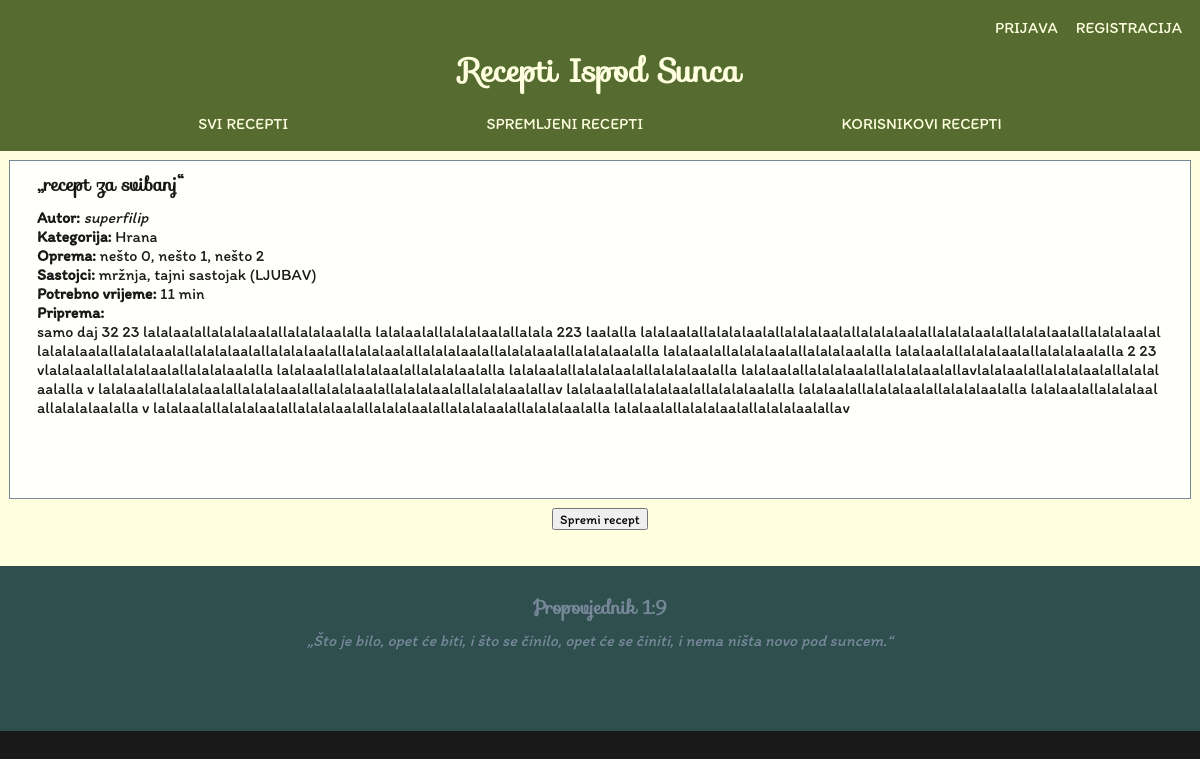
Before: /main/recipe/16/ with the older database file.
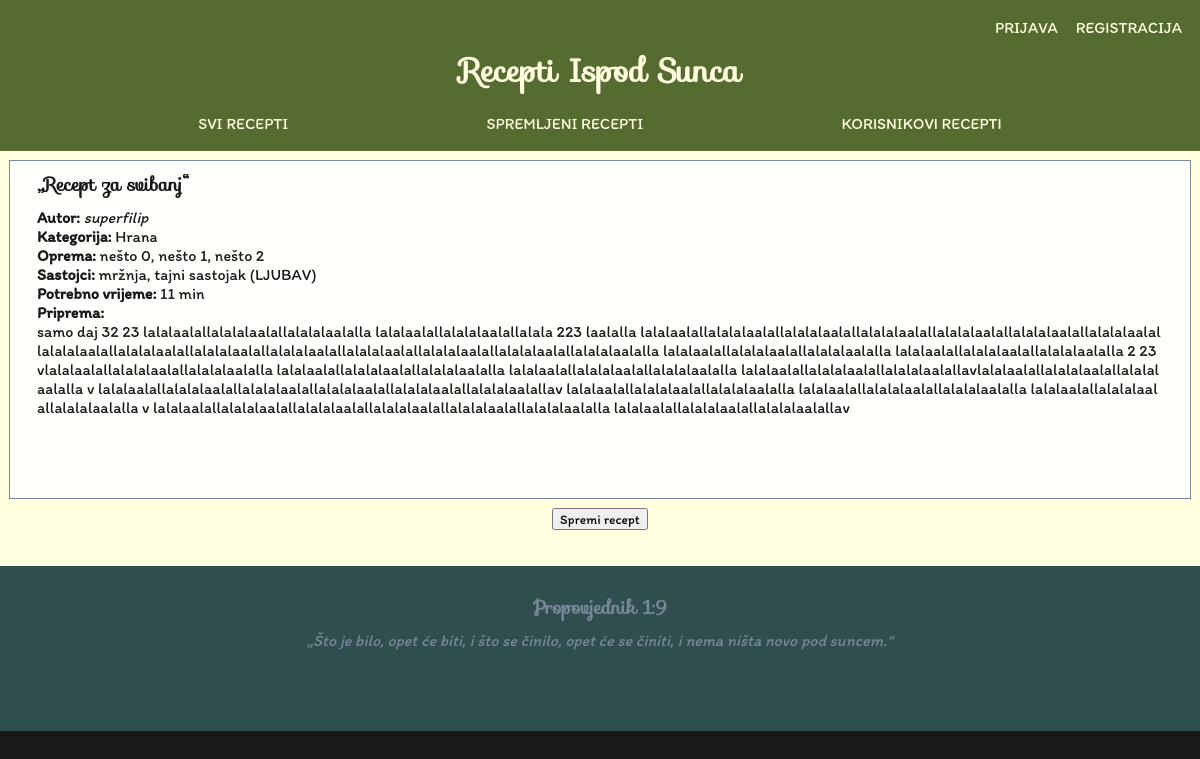
After: the same page with the newer database file.
### main/models.py (models this page shows, shortened)
class Recipe(models.Model):
    name = models.CharField(max_length=64, unique=True)
    author = models.ForeignKey(User, on_delete=models.SET_NULL, null=True, blank=True)
    CATEGORIES = (
        ('food', 'Hrana'),
        ('drink', 'Piće'),
        ('medicine', 'Lijek'),
    )
    category = models.CharField(max_length=8, choices=CATEGORIES, default='food')
    equipment = models.TextField(default="")
    ingredients = models.TextField(default="")
    time_needed = models.IntegerField(default=1, validators=[MinValueValidator(1)])
    TIME_UNITS = (
        ('min', 'min'),
        ('ura', 'h'),
        ('dan', 'dan'),
    )
    time_measurement_unit = models.CharField(max_length=8, choices=TIME_UNITS, default='min')
    preperation = models.TextField(default="")

### main/views.py (the view)
# urls.py: path('recipe/<int:recipe_id>/', views.recipe, name='recipe'),
def recipe(request, recipe_id):
    recipe = get_object_or_404(Recipe, id=recipe_id)
    return render(request, 'main/recipe.html', {'recipe': recipe})

### templates/main/recipe.html
{% extends "base_generic.html" %}
{% block content %}
    <div class="recipe" id="recipe" data-recipe-name="{{ recipe.name }}">
        <h3>„{{ recipe.name }}“</h3>
        <p>
            <strong>Autor:&nbsp;</strong>
            <i>{{ recipe.author.username }}</i>
        </p>
        <p>
            <strong>Kategorija:&nbsp;</strong>
            {{ recipe.get_category_display }}
        </p>
        <p>
            <strong>Oprema:&nbsp;</strong>
            {{ recipe.equipment }}
        </p>
        <p>
            <strong>Sastojci:&nbsp;</strong>
            {{ recipe.ingredients }}
        </p>
        <p>
            <strong>Potrebno vrijeme:&nbsp;</strong>
            {{ recipe.time_needed }}
            {{ recipe.get_time_measurement_unit_display }}
        </p>
        <p>
            <strong>Priprema:</strong>
        </p>
        <p>
            {{ recipe.preperation }}
        </p>
    </div>
    <div class="center-btn">
        <button onclick="saveRecipeAsText()">Spremi recept</button>
    </div>
{% endblock %}

Changed rows visible on the page:
changed Recipe "Hrana": name "recept za svibanj" → "Recept za svibanj"
